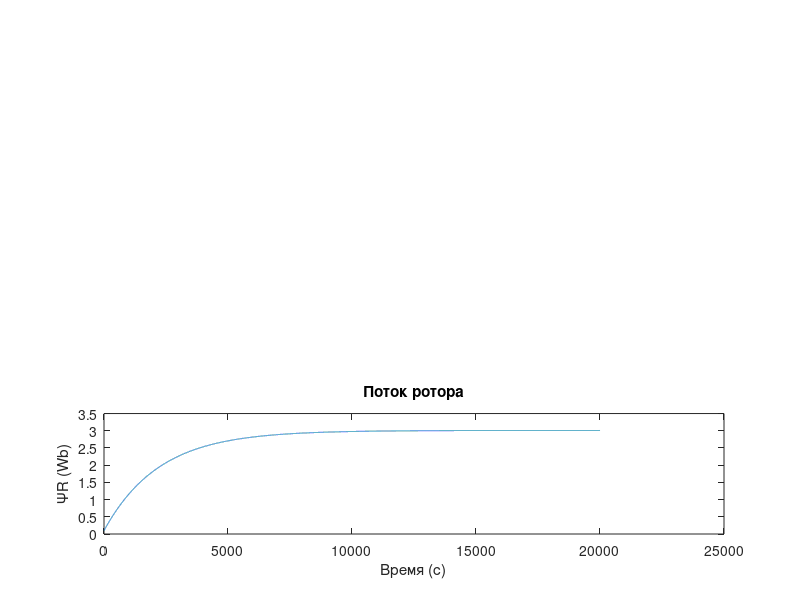
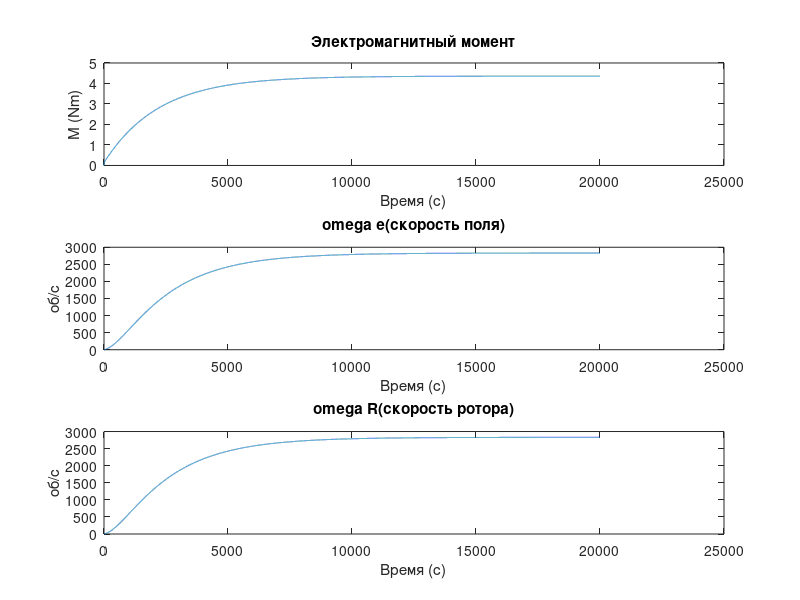

MATLAB code for these plots, in order:
clear all; clc; close all;

Lm = 0.086; % индуктивность намагничивания двигателя !!!!!!!
Ls = 3.118;%*0.6223; % индуктивность статора
Lr = 3.118;%*0.6223; % индуктивность ротора

Rs = 0.318;%*1998/1000; % сопротивление статора
Rr = 0.141;%*8897/1000; % Сопротивление ротора
ZP = 1; % Число пар полюсов двигателя 

Tr = Lr / Rr; 
KR = Lm / Lr; % коэффицент ротора

J = 0.01; % Момент инерции
k_c = 0.00154; % Коэффициент момента сопротивления

T = 200; dt = 0.01; N = T / dt; 

Mem(1) = 0; omega_e(1) = 0; omega_R(1) = 0;
PsiR(1) = 0.1; % потокосцепление
I = 35; % сила тока

Um = 380; % Амплитуда напряжения
f = 50; % Частота (Гц)
omega = 2 * pi * f; % Угловая частота (рад/с)
phase1 = -2*pi/3;  phase2 = 0;  phase3 = 2*pi/3; % Начальная фаза (рад)

% Инициализация массивов
Ua = zeros(1, N+1); Ub = zeros(1, N+1); Uc = zeros(1, N+1);
t = zeros(1, N+1);

% Начальные условия
t(1) = 0;

fi(1)  = 0; fi_dt = 360/N;
Usd = zeros(1, N+1); Usq = zeros(1, N+1);
% Usd(1) = ((Ub(1)-Uc(1))/sqrt(3))*sin(deg2rad(fi))+Ua(1)*cos(deg2rad(fi));
% Usq(1) = ((Ub(1)-Uc(1))/sqrt(3))*cos(deg2rad(fi))+Ua(1)*sin(deg2rad(fi));

for i = 1:N
    PsiR(i+1) = PsiR(i) + dt * ((1/Tr) * (Lm * I - PsiR(i)));
    omega_e(i+1) = ZP * omega_R(i) + (Lm / (PsiR(i) * Tr)) * I;
    Mem(i+1) = ((3 * ZP * KR) / 2) * PsiR(i) * I;

    omega_R(i+1) = omega_R(i) + dt * ((Mem(i) - k_c  * omega_R(i)) / J);

    fi(i+1) = fi(i) + fi_dt;
    % Usd(i+1) = ((Ub(i)-Uc(i))/sqrt(3))*sin(deg2rad(fi(i+1)))+Ua(i)*cos(deg2rad(fi(i+1)));
    % Usq(i+1) = ((Ub(i)-Uc(i))/sqrt(3))*cos(deg2rad(fi(i+1)))+Ua(i)*sin(deg2rad(fi(i+1)));

    t(i+1) = t(i) + dt;
    Ua(i+1) = Um * sin(omega * t(i+1) + phase1);
    Ub(i+1) = Um * sin(omega * t(i+1) + phase2);
    Uc(i+1) = Um * sin(omega * t(i+1) + phase3);
end

subplot(3,1,3);
plot(PsiR);
title('Поток ротора');
xlabel('Время (с)');
ylabel('ΨR (Wb)');

figure;
subplot(3,1,1);
plot(Mem);
title('Электромагнитный момент');
xlabel('Время (с)');
ylabel('M (Nm)');

subplot(3,1,2);
plot(omega_e);
title('omega e(скорость поля)');
xlabel('Время (с)');
ylabel('об/с');

subplot(3,1,3);
plot(omega_R);
title('omega R(скорость ротора)');
xlabel('Время (с)');
ylabel('об/с');
omega_R